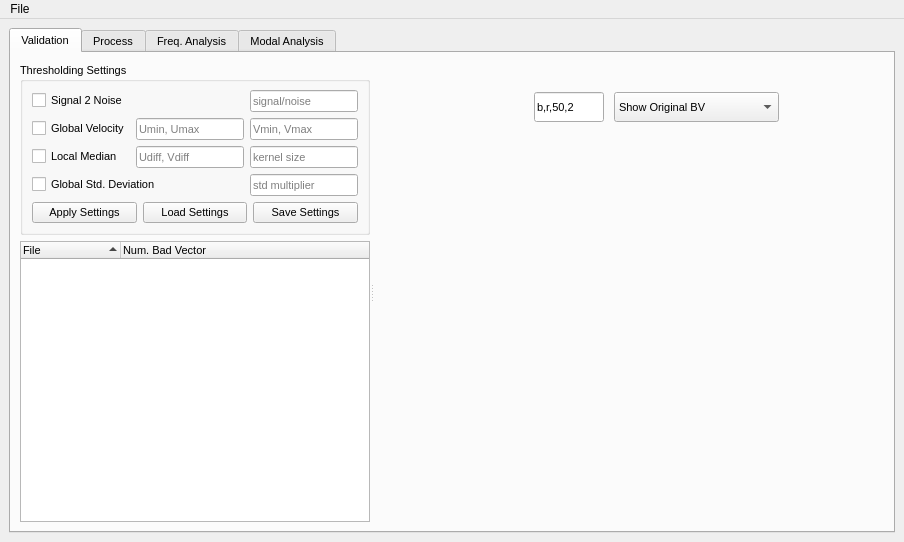
<?xml version="1.0" encoding="UTF-8"?>
<ui version="4.0">
 <class>MainWindow</class>
 <widget class="QMainWindow" name="MainWindow">
  <property name="enabled">
   <bool>true</bool>
  </property>
  <property name="geometry">
   <rect>
    <x>0</x>
    <y>0</y>
    <width>904</width>
    <height>542</height>
   </rect>
  </property>
  <widget class="QWidget" name="centralwidget">
   <layout class="QGridLayout" name="gridLayout_3">
    <item row="0" column="0">
     <widget class="QTabWidget" name="Main_tabs">
      <property name="enabled">
       <bool>true</bool>
      </property>
      <property name="font">
       <font>
        <pointsize>8</pointsize>
        <weight>50</weight>
        <italic>false</italic>
        <bold>false</bold>
        <underline>false</underline>
        <strikeout>false</strikeout>
       </font>
      </property>
      <property name="acceptDrops">
       <bool>false</bool>
      </property>
      <property name="accessibleDescription">
       <string/>
      </property>
      <property name="autoFillBackground">
       <bool>false</bool>
      </property>
      <property name="tabPosition">
       <enum>QTabWidget::North</enum>
      </property>
      <property name="tabShape">
       <enum>QTabWidget::Rounded</enum>
      </property>
      <property name="currentIndex">
       <number>0</number>
      </property>
      <property name="elideMode">
       <enum>Qt::ElideNone</enum>
      </property>
      <property name="usesScrollButtons">
       <bool>true</bool>
      </property>
      <property name="documentMode">
       <bool>false</bool>
      </property>
      <property name="tabsClosable">
       <bool>false</bool>
      </property>
      <property name="movable">
       <bool>false</bool>
      </property>
      <property name="tabBarAutoHide">
       <bool>false</bool>
      </property>
      <widget class="QWidget" name="Validation">
       <property name="enabled">
        <bool>true</bool>
       </property>
       <attribute name="title">
        <string>Validation</string>
       </attribute>
       <layout class="QGridLayout" name="gridLayout_4">
        <item row="0" column="0">
         <widget class="QSplitter" name="splitter">
          <property name="sizePolicy">
           <sizepolicy hsizetype="Expanding" vsizetype="Preferred">
            <horstretch>0</horstretch>
            <verstretch>0</verstretch>
           </sizepolicy>
          </property>
          <property name="orientation">
           <enum>Qt::Horizontal</enum>
          </property>
          <widget class="QWidget" name="layoutWidget">
           <layout class="QVBoxLayout" name="verticalLayout" stretch="0,0">
            <item>
             <widget class="QGroupBox" name="settings_GB">
              <property name="enabled">
               <bool>true</bool>
              </property>
              <property name="sizePolicy">
               <sizepolicy hsizetype="Preferred" vsizetype="Preferred">
                <horstretch>0</horstretch>
                <verstretch>0</verstretch>
               </sizepolicy>
              </property>
              <property name="minimumSize">
               <size>
                <width>0</width>
                <height>0</height>
               </size>
              </property>
              <property name="font">
               <font>
                <pointsize>8</pointsize>
                <weight>50</weight>
                <italic>false</italic>
                <bold>false</bold>
                <kerning>true</kerning>
               </font>
              </property>
              <property name="autoFillBackground">
               <bool>false</bool>
              </property>
              <property name="title">
               <string>Thresholding Settings</string>
              </property>
              <property name="alignment">
               <set>Qt::AlignLeading|Qt::AlignLeft|Qt::AlignVCenter</set>
              </property>
              <property name="flat">
               <bool>false</bool>
              </property>
              <property name="checkable">
               <bool>false</bool>
              </property>
              <property name="checked">
               <bool>false</bool>
              </property>
              <layout class="QGridLayout" name="gridLayout_5">
               <item row="0" column="0">
                <layout class="QVBoxLayout" name="verticalLayout_2">
                 <item>
                  <layout class="QGridLayout" name="gridLayout">
                   <item row="1" column="0">
                    <widget class="QCheckBox" name="global_velocity_CB">
                     <property name="enabled">
                      <bool>true</bool>
                     </property>
                     <property name="text">
                      <string>Global Velocity</string>
                     </property>
                    </widget>
                   </item>
                   <item row="1" column="1">
                    <widget class="QLineEdit" name="global_uVelocity_LE">
                     <property name="placeholderText">
                      <string>Umin, Umax</string>
                     </property>
                    </widget>
                   </item>
                   <item row="1" column="2">
                    <widget class="QLineEdit" name="global_vVelocity_LE">
                     <property name="placeholderText">
                      <string>Vmin, Vmax</string>
                     </property>
                    </widget>
                   </item>
                   <item row="2" column="0">
                    <widget class="QCheckBox" name="local_velocity_CB">
                     <property name="enabled">
                      <bool>true</bool>
                     </property>
                     <property name="text">
                      <string>Local Median</string>
                     </property>
                    </widget>
                   </item>
                   <item row="2" column="1">
                    <widget class="QLineEdit" name="local_velocity_LE">
                     <property name="placeholderText">
                      <string>Udiff, Vdiff</string>
                     </property>
                    </widget>
                   </item>
                   <item row="2" column="2">
                    <widget class="QLineEdit" name="local_kernel_LE">
                     <property name="placeholderText">
                      <string>kernel size</string>
                     </property>
                    </widget>
                   </item>
                   <item row="0" column="0">
                    <widget class="QCheckBox" name="s2n_CB">
                     <property name="enabled">
                      <bool>true</bool>
                     </property>
                     <property name="text">
                      <string>Signal 2 Noise</string>
                     </property>
                    </widget>
                   </item>
                   <item row="3" column="0" colspan="2">
                    <widget class="QCheckBox" name="global_std_CB">
                     <property name="enabled">
                      <bool>true</bool>
                     </property>
                     <property name="text">
                      <string>Global Std. Deviation</string>
                     </property>
                    </widget>
                   </item>
                   <item row="0" column="2">
                    <widget class="QLineEdit" name="s2n_LE">
                     <property name="enabled">
                      <bool>true</bool>
                     </property>
                     <property name="whatsThis">
                      <string>&lt;html&gt;&lt;head/&gt;&lt;body&gt;&lt;p&gt;&lt;br/&gt;&lt;/p&gt;&lt;/body&gt;&lt;/html&gt;</string>
                     </property>
                     <property name="text">
                      <string/>
                     </property>
                     <property name="frame">
                      <bool>true</bool>
                     </property>
                     <property name="placeholderText">
                      <string>signal/noise</string>
                     </property>
                    </widget>
                   </item>
                   <item row="3" column="2">
                    <widget class="QLineEdit" name="global_std_LE">
                     <property name="placeholderText">
                      <string>std multiplier</string>
                     </property>
                    </widget>
                   </item>
                  </layout>
                 </item>
                 <item>
                  <layout class="QHBoxLayout" name="horizontalLayout">
                   <item>
                    <widget class="QPushButton" name="apply_settings_PB">
                     <property name="text">
                      <string>Apply Settings</string>
                     </property>
                    </widget>
                   </item>
                   <item>
                    <widget class="QPushButton" name="load_settings_PB">
                     <property name="text">
                      <string>Load Settings</string>
                     </property>
                    </widget>
                   </item>
                   <item>
                    <widget class="QPushButton" name="save_settings_PB">
                     <property name="enabled">
                      <bool>true</bool>
                     </property>
                     <property name="text">
                      <string>Save Settings</string>
                     </property>
                    </widget>
                   </item>
                  </layout>
                 </item>
                </layout>
               </item>
              </layout>
             </widget>
            </item>
            <item>
             <widget class="QTreeWidget" name="files_TW">
              <property name="enabled">
               <bool>true</bool>
              </property>
              <property name="sizePolicy">
               <sizepolicy hsizetype="Expanding" vsizetype="Expanding">
                <horstretch>0</horstretch>
                <verstretch>0</verstretch>
               </sizepolicy>
              </property>
              <property name="minimumSize">
               <size>
                <width>0</width>
                <height>0</height>
               </size>
              </property>
              <property name="autoScroll">
               <bool>true</bool>
              </property>
              <property name="indentation">
               <number>0</number>
              </property>
              <property name="itemsExpandable">
               <bool>true</bool>
              </property>
              <property name="sortingEnabled">
               <bool>true</bool>
              </property>
              <property name="animated">
               <bool>true</bool>
              </property>
              <property name="allColumnsShowFocus">
               <bool>false</bool>
              </property>
              <property name="wordWrap">
               <bool>false</bool>
              </property>
              <property name="headerHidden">
               <bool>false</bool>
              </property>
              <attribute name="headerShowSortIndicator" stdset="0">
               <bool>true</bool>
              </attribute>
              <column>
               <property name="text">
                <string>File</string>
               </property>
              </column>
              <column>
               <property name="text">
                <string>Num. Bad Vector</string>
               </property>
              </column>
             </widget>
            </item>
           </layout>
          </widget>
          <widget class="QWidget" name="plot_widget" native="true">
           <property name="enabled">
            <bool>true</bool>
           </property>
           <property name="sizePolicy">
            <sizepolicy hsizetype="Preferred" vsizetype="Preferred">
             <horstretch>1</horstretch>
             <verstretch>1</verstretch>
            </sizepolicy>
           </property>
           <property name="minimumSize">
            <size>
             <width>450</width>
             <height>0</height>
            </size>
           </property>
           <property name="autoFillBackground">
            <bool>false</bool>
           </property>
           <widget class="QLineEdit" name="plot_settings_LE">
            <property name="geometry">
             <rect>
              <x>160</x>
              <y>30</y>
              <width>70</width>
              <height>30</height>
             </rect>
            </property>
            <property name="sizePolicy">
             <sizepolicy hsizetype="Fixed" vsizetype="Fixed">
              <horstretch>0</horstretch>
              <verstretch>0</verstretch>
             </sizepolicy>
            </property>
            <property name="minimumSize">
             <size>
              <width>70</width>
              <height>0</height>
             </size>
            </property>
            <property name="maximumSize">
             <size>
              <width>70</width>
              <height>16777215</height>
             </size>
            </property>
            <property name="text">
             <string>b,r,50,2</string>
            </property>
            <property name="placeholderText">
             <string>b,r,50,2</string>
            </property>
           </widget>
           <widget class="QComboBox" name="BV_settings_CB">
            <property name="geometry">
             <rect>
              <x>240</x>
              <y>30</y>
              <width>165</width>
              <height>30</height>
             </rect>
            </property>
            <property name="sizePolicy">
             <sizepolicy hsizetype="Fixed" vsizetype="Fixed">
              <horstretch>0</horstretch>
              <verstretch>0</verstretch>
             </sizepolicy>
            </property>
            <property name="minimumSize">
             <size>
              <width>165</width>
              <height>30</height>
             </size>
            </property>
            <property name="maximumSize">
             <size>
              <width>165</width>
              <height>16777215</height>
             </size>
            </property>
            <item>
             <property name="text">
              <string>Show Original BV</string>
             </property>
            </item>
            <item>
             <property name="text">
              <string>Show Replaced BV</string>
             </property>
            </item>
            <item>
             <property name="text">
              <string>Do Not Show BV</string>
             </property>
            </item>
            <item>
             <property name="text">
              <string>Only Show BV</string>
             </property>
            </item>
           </widget>
          </widget>
         </widget>
        </item>
       </layout>
      </widget>
      <widget class="QWidget" name="Process">
       <attribute name="title">
        <string>Process</string>
       </attribute>
       <widget class="QLabel" name="label_4">
        <property name="geometry">
         <rect>
          <x>13</x>
          <y>13</y>
          <width>451</width>
          <height>22</height>
         </rect>
        </property>
        <property name="font">
         <font>
          <pointsize>9</pointsize>
         </font>
        </property>
        <property name="text">
         <string>This part of the program is still under development.</string>
        </property>
       </widget>
      </widget>
      <widget class="QWidget" name="FrequencyAnalysis">
       <attribute name="title">
        <string>Freq. Analysis</string>
       </attribute>
       <widget class="QLabel" name="label_5">
        <property name="geometry">
         <rect>
          <x>13</x>
          <y>13</y>
          <width>431</width>
          <height>22</height>
         </rect>
        </property>
        <property name="font">
         <font>
          <pointsize>9</pointsize>
         </font>
        </property>
        <property name="text">
         <string>This part of the program is still under development.</string>
        </property>
       </widget>
      </widget>
      <widget class="QWidget" name="ModalAnalysis">
       <attribute name="title">
        <string>Modal Analysis</string>
       </attribute>
       <widget class="QLabel" name="label_6">
        <property name="geometry">
         <rect>
          <x>13</x>
          <y>13</y>
          <width>471</width>
          <height>22</height>
         </rect>
        </property>
        <property name="font">
         <font>
          <pointsize>9</pointsize>
         </font>
        </property>
        <property name="text">
         <string>This part of the program is still under development.</string>
        </property>
       </widget>
      </widget>
     </widget>
    </item>
   </layout>
  </widget>
  <widget class="QMenuBar" name="menubar">
   <property name="geometry">
    <rect>
     <x>0</x>
     <y>0</y>
     <width>904</width>
     <height>31</height>
    </rect>
   </property>
   <widget class="QMenu" name="menuFile">
    <property name="title">
     <string>File</string>
    </property>
    <addaction name="actionLoad_Files"/>
    <addaction name="actionLoad_Raw_Images"/>
    <addaction name="actionClear_Files"/>
    <addaction name="actionExit"/>
   </widget>
   <addaction name="menuFile"/>
  </widget>
  <action name="actionLoad_Files">
   <property name="text">
    <string>Load Files</string>
   </property>
  </action>
  <action name="actionExit">
   <property name="text">
    <string>Exit</string>
   </property>
  </action>
  <action name="actionClear_Files">
   <property name="text">
    <string>Clear Files</string>
   </property>
  </action>
  <action name="actionLoad_Raw_Images">
   <property name="text">
    <string>Load Raw Images</string>
   </property>
  </action>
 </widget>
 <resources/>
 <connections/>
</ui>
